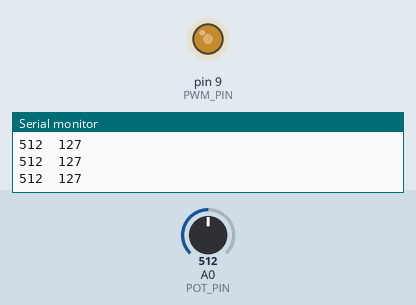
Bench run of a sketch on a simulated Arduino Uno, built with avr-gcc and run on an emulated ATmega328P. On the bench: output pins drawn as LEDs (lit = HIGH), the last lines printed to the serial monitor. The test bench sets the inputs (shaded band); at power-on: A0 (POT_PIN) = 512.

Above: at 1.2 s.
1.3 s: A0 (POT_PIN) set to 988
At 2.1 s:
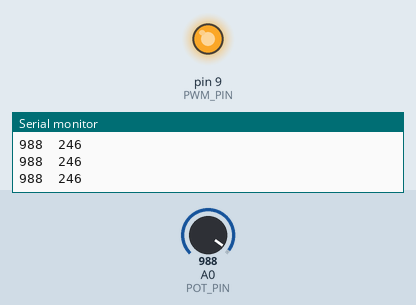
2.8 s: A0 (POT_PIN) set to 1015
At 3.8 s:
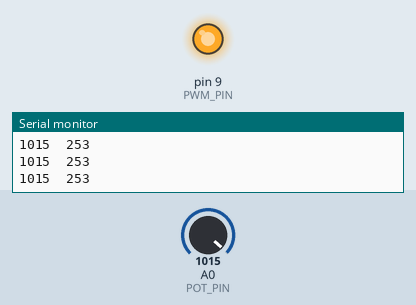
4.3 s: A0 (POT_PIN) set to 716
At 5.5 s:
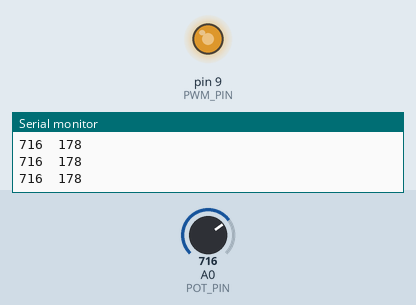
5.8 s: A0 (POT_PIN) set to 245
At 6.6 s:
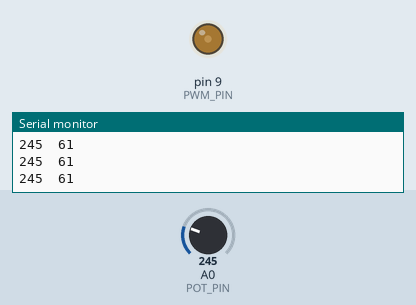
7.3 s: A0 (POT_PIN) set to 0
At 8.3 s:
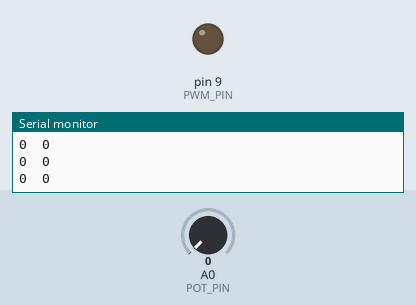
8.8 s: A0 (POT_PIN) set to 511
At 9.8 s:
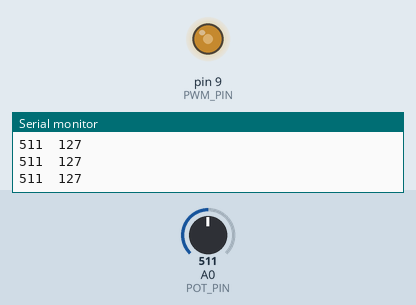
Timing chart, 0 to 11.3 s (numbered marks = the images above; inputs shaded):
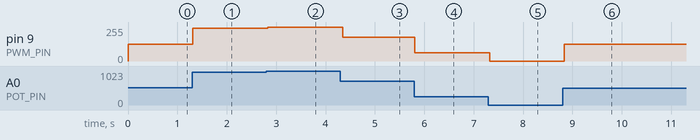

The sketch:

task3.ino
```cpp
#define POT_PIN A0
#define PWM_PIN 9
#define PWM_MAX 255
#define ADC_MAX 1023

int potValue;
int pwmValue;

void setup() {
  Serial.begin(9600);
  pinMode(POT_PIN, INPUT);
  pinMode(PWM_PIN, OUTPUT);
}

void loop() {
  potValue = analogRead(POT_PIN);
  pwmValue = map(potValue, 0, ADC_MAX, 0, PWM_MAX);
  print();
  analogWrite(PWM_PIN, pwmValue);
  delay(50);
}

void print() {
  Serial.print(potValue);
  Serial.print("\t");
  Serial.println(pwmValue);
}
```

Measured:
- after the input at 1.3 s, pin 9 (PWM_PIN): 127/255 → 246/255 at once
- after the input at 2.8 s, pin 9 (PWM_PIN): 246/255 → 253/255 at once
- after the input at 4.3 s, pin 9 (PWM_PIN): 253/255 → 178/255 after 0.05 s
- after the input at 5.8 s, pin 9 (PWM_PIN): 178/255 → 61/255 at once
- after the input at 7.3 s, pin 9 (PWM_PIN): 61/255 → 0/255 at once
- after the input at 8.8 s, pin 9 (PWM_PIN): 0/255 → 127/255 at once
